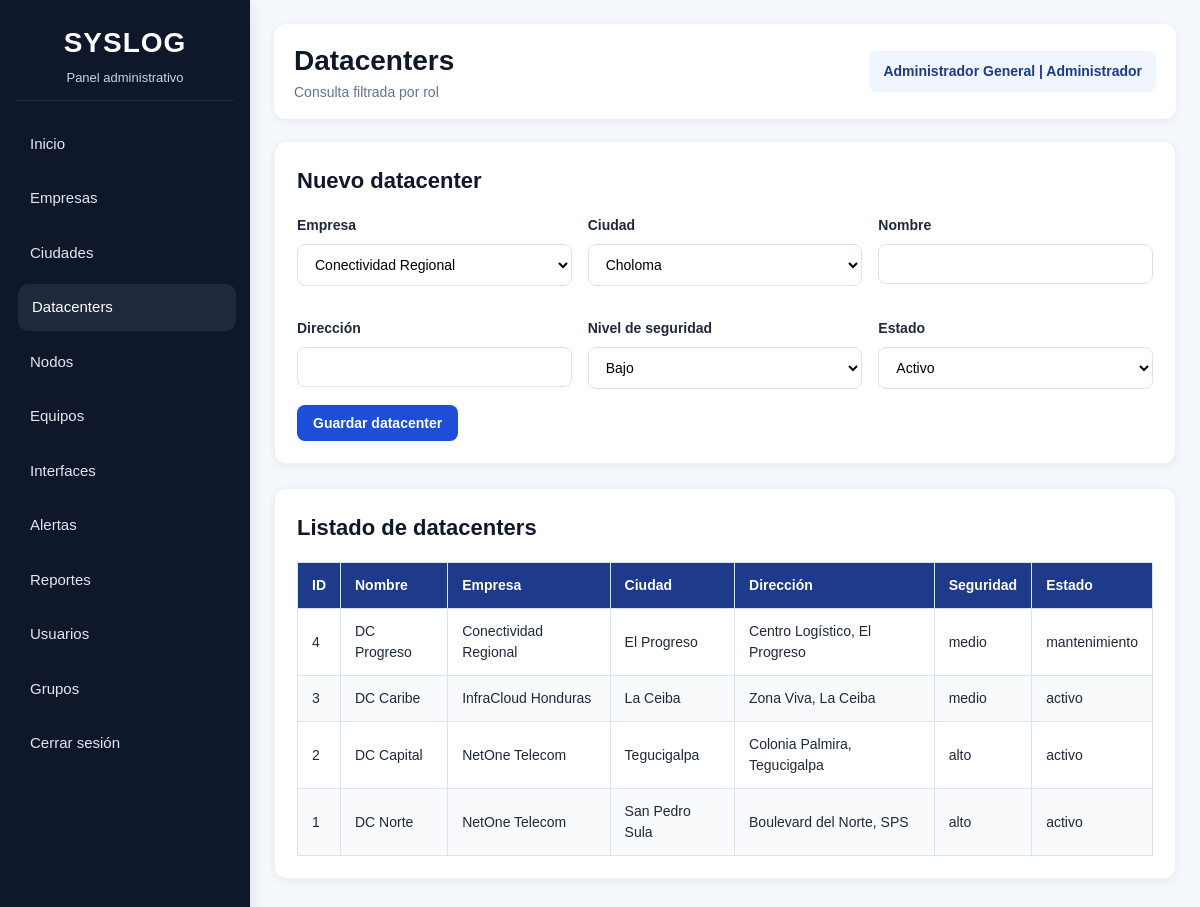
The app's page /pages/datacenters.php (signed in) with its own data.
### tables this page shows
CREATE TABLE `datacenter` (
  `id_datacenter` int(11) NOT NULL,
  `id_empresa` int(11) NOT NULL,
  `id_ciudad` int(11) NOT NULL,
  `nombre` varchar(100) NOT NULL,
  `direccion` varchar(255) DEFAULT NULL,
  `nivel_seguridad` enum('bajo','medio','alto') DEFAULT 'medio',
  `estado` enum('activo','inactivo','mantenimiento') DEFAULT 'activo'
);

CREATE TABLE `empresa` (
  `id_empresa` int(11) NOT NULL,
  `nombre` varchar(100) NOT NULL,
  `descripcion` text DEFAULT NULL,
  `estado` enum('activo','inactivo') DEFAULT 'activo'
);

CREATE TABLE `ciudad` (
  `id_ciudad` int(11) NOT NULL,
  `nombre` varchar(100) NOT NULL,
  `departamento` varchar(100) DEFAULT NULL,
  `pais` varchar(100) DEFAULT 'Honduras',
  `estado` enum('activo','inactivo') DEFAULT 'activo'
);

### includes/auth.php (called while the page is built, shortened)
<?php
function currentRole() {
    return $_SESSION["rol"] ?? "";
}
function isAdmin() {
    return currentRole() === "Administrador";
}
function getScope() {
    return [
        "rol"           => $_SESSION["rol"] ?? "",
        "id_empresa"    => $_SESSION["id_empresa"] ?? null,
        "id_datacenter" => $_SESSION["id_datacenter"] ?? null,
        "id_nodo"       => $_SESSION["id_nodo"] ?? null,
        "id_equipo"     => $_SESSION["id_equipo"] ?? null
    ];
}
?>

### pages/datacenters.php (the view, shortened to what this page needs)
<?php
require_once "../includes/auth.php";
require_once "../includes/db.php";
$scope = getScope();
$rol = $scope["rol"];
$esAdmin = isAdmin();
$empresas = [];
$ciudades = $pdo->query("SELECT id_ciudad, nombre FROM ciudad ORDER BY nombre")->fetchAll(PDO::FETCH_ASSOC);
if ($esAdmin) {
    $empresas = $pdo->query("SELECT id_empresa, nombre FROM empresa ORDER BY nombre")->fetchAll(PDO::FETCH_ASSOC);
}
if ($rol === "Administrador") {
    $sql = "SELECT d.*, e.nombre AS empresa, c.nombre AS ciudad
            FROM datacenter d
            INNER JOIN empresa e ON d.id_empresa = e.id_empresa
            INNER JOIN ciudad c ON d.id_ciudad = c.id_ciudad
            ORDER BY d.id_datacenter DESC";
    $stmt = $pdo->query($sql);
} else {
    $stmt = $pdo->prepare("SELECT d.*, '' AS empresa, '' AS ciudad FROM datacenter d WHERE 1=0");
    $stmt->execute();
}
$datacenters = $stmt->fetchAll(PDO::FETCH_ASSOC);
?>
<!DOCTYPE html>
<html lang="es">
<head>
    <link rel="stylesheet" href="../css/style.css">
</head>
<body>
<div class="main-layout">
    <?php include "../includes/menu.php"; ?>
    <div class="content">
        <div class="topbar">
            <div>
                <h1>Datacenters</h1>
                <p class="muted-text">Consulta filtrada por rol</p>
            </div>
            <div class="user-box"><?php echo htmlspecialchars($_SESSION["usuario"]); ?> | <?php echo htmlspecialchars($rol); ?></div>
        </div>
        <?php if ($esAdmin): ?>
        <div class="section">
            <div class="section-header"><h2>Nuevo datacenter</h2></div>
            <form method="POST">
                <div class="form-grid">
                    <div class="form-group">
                        <label>Empresa</label>
                        <select name="id_empresa" required>
                            <?php foreach ($empresas as $empresa): ?>
                                <option value="<?php echo $empresa["id_empresa"]; ?>"><?php echo htmlspecialchars($empresa["nombre"]); ?></option>
                            <?php endforeach; ?>
                        </select>
                    </div>
                    <div class="form-group">
                        <label>Ciudad</label>
                        <select name="id_ciudad" required>
                            <?php foreach ($ciudades as $ciudad): ?>
                                <option value="<?php echo $ciudad["id_ciudad"]; ?>"><?php echo htmlspecialchars($ciudad["nombre"]); ?></option>
                            <?php endforeach; ?>
                        </select>
                    </div>
                    <div class="form-group">
                        <label>Nombre</label>
                        <input type="text" name="nombre" required>
                    </div>
                    <div class="form-group">
                        <label>Dirección</label>
                        <input type="text" name="direccion">
                    </div>
                    <div class="form-group">
                        <label>Nivel de seguridad</label>
                        <select name="nivel_seguridad">
                            <option value="bajo">Bajo</option>
                        </select>
                    </div>
                    <div class="form-group">
                        <label>Estado</label>
                        <select name="estado">
                            <option value="activo">Activo</option>
                        </select>
                    </div>
                </div>
                <button class="btn btn-primary" type="submit">Guardar datacenter</button>
            </form>
        </div>
        <?php endif; ?>
        <div class="section">
            <div class="section-header"><h2>Listado de datacenters</h2></div>
            <div class="table-responsive">
                <table class="table">
                    <thead>
                        <tr>
                            <th>ID</th>
                            <th>Nombre</th>
                            <th>Empresa</th>
                            <th>Ciudad</th>
                            <th>Dirección</th>
                            <th>Seguridad</th>
                            <th>Estado</th>
                        </tr>
                    </thead>
                    <tbody>
                        <?php foreach ($datacenters as $dc): ?>
                        <tr>
                            <td><?php echo $dc["id_datacenter"]; ?></td>
                            <td><?php echo htmlspecialchars($dc["nombre"]); ?></td>
                            <td><?php echo htmlspecialchars($dc["empresa"]); ?></td>
                            <td><?php echo htmlspecialchars($dc["ciudad"]); ?></td>
                            <td><?php echo htmlspecialchars($dc["direccion"]); ?></td>
                            <td><?php echo htmlspecialchars($dc["nivel_seguridad"]); ?></td>
                            <td><?php echo htmlspecialchars($dc["estado"]); ?></td>
                        </tr>
                        <?php endforeach; ?>
                    </tbody>
                </table>
            </div>
        </div>
    </div>
</div>
</body>
</html>

### css/style.css (style rules this page uses)
* { margin: 0; padding: 0; box-sizing: border-box; }
:root { --bg-main: #f4f7fb; --bg-card: #ffffff; --bg-sidebar: #0f172a; --bg-sidebar-hover: #1e293b; --bg-topbar: #ffffff; --primary: #1d4ed8; --primary-dark: #1e3a8a; --secondary: #0ea5e9; --success: #16a34a; --warning: #f59e0b; --danger: #dc2626; --dark: #0f172a; --gray: #64748b; --light-gray: #e2e8f0; --border: #dbe4ee; --text-main: #1e293b; --text-light: #ffffff; --text-muted: #64748b; --shadow-sm: 0 2px 8px rgba(0,0,0,0.06); --shadow-md: 0 4px 14px rgba(0,0,0,0.10); --shadow-lg: 0 10px 25px rgba(0,0,0,0.16); --radius-sm: 8px; --radius-md: 12px; --radius-lg: 16px; --transition: all 0.25s ease; }
body { font-family: Arial, Helvetica, sans-serif; background: var(--bg-main); color: var(--text-main); line-height: 1.5; }
.main-layout { display: flex; min-height: 100vh; }
.content { flex: 1; padding: 24px; overflow-x: auto; }
.topbar { background: var(--bg-topbar); border-radius: var(--radius-md); box-shadow: var(--shadow-sm); padding: 16px 20px; margin-bottom: 22px; display: flex; align-items: center; justify-content: space-between; gap: 16px; }
.topbar h1 { font-size: 28px; color: var(--dark); }
.user-box { background: #eff6ff; color: var(--primary-dark); padding: 10px 14px; border-radius: var(--radius-sm); font-size: 14px; font-weight: bold; }
.section { background: var(--bg-card); border-radius: var(--radius-md); box-shadow: var(--shadow-sm); padding: 22px; margin-bottom: 24px; border: 1px solid #edf2f7; }
.section-header { display: flex; justify-content: space-between; align-items: center; gap: 14px; margin-bottom: 18px; flex-wrap: wrap; }
.section-header h2 { font-size: 22px; color: var(--dark); }
.btn { display: inline-block; border: none; border-radius: var(--radius-sm); padding: 10px 16px; font-size: 14px; font-weight: bold; cursor: pointer; transition: var(--transition); }
.btn-primary { background: var(--primary); color: white; }
.table-responsive { width: 100%; overflow-x: auto; }
.table { width: 100%; border-collapse: collapse; min-width: 800px; }
.table thead { background: var(--primary-dark); color: white; }
.table th, .table td { padding: 12px 14px; border: 1px solid var(--border); text-align: left; font-size: 14px; }
.table tbody tr:nth-child(even) { background: #f8fafc; }
.form-grid { display: grid; grid-template-columns: repeat(auto-fit, minmax(220px, 1fr)); gap: 16px; }
.form-group { margin-bottom: 16px; }
.form-group label { display: block; margin-bottom: 8px; font-weight: bold; color: var(--text-main); font-size: 14px; }
.form-group input, .form-group select, .form-group textarea { width: 100%; border: 1px solid var(--border); border-radius: var(--radius-sm); padding: 11px 13px; font-size: 14px; background: #fff; outline: none; transition: var(--transition); }
.muted-text { color: var(--text-muted); font-size: 14px; }

### records on screen
datacenter: id_datacenter "4", nombre "DC Progreso", id_empresa.nombre "Conectividad Regional", id_ciudad.nombre "El Progreso", direccion "Centro Logístico, El Progreso", nivel_seguridad "medio", estado "mantenimiento"
datacenter: id_datacenter "3", nombre "DC Caribe", id_empresa.nombre "InfraCloud Honduras", id_ciudad.nombre "La Ceiba", direccion "Zona Viva, La Ceiba", nivel_seguridad "medio", estado "activo"
datacenter: id_datacenter "2", nombre "DC Capital", id_empresa.nombre "NetOne Telecom", id_ciudad.nombre "Tegucigalpa", direccion "Colonia Palmira, Tegucigalpa", nivel_seguridad "alto", estado "activo"
datacenter: id_datacenter "1", nombre "DC Norte", id_empresa.nombre "NetOne Telecom", id_ciudad.nombre "San Pedro Sula", direccion "Boulevard del Norte, SPS", nivel_seguridad "alto", estado "activo"

### other values on screen
$_SESSION["usuario"] "Administrador General"
$rol "Administrador"
form field id_empresa "Conectividad Regional"
form field id_ciudad "Choloma"
